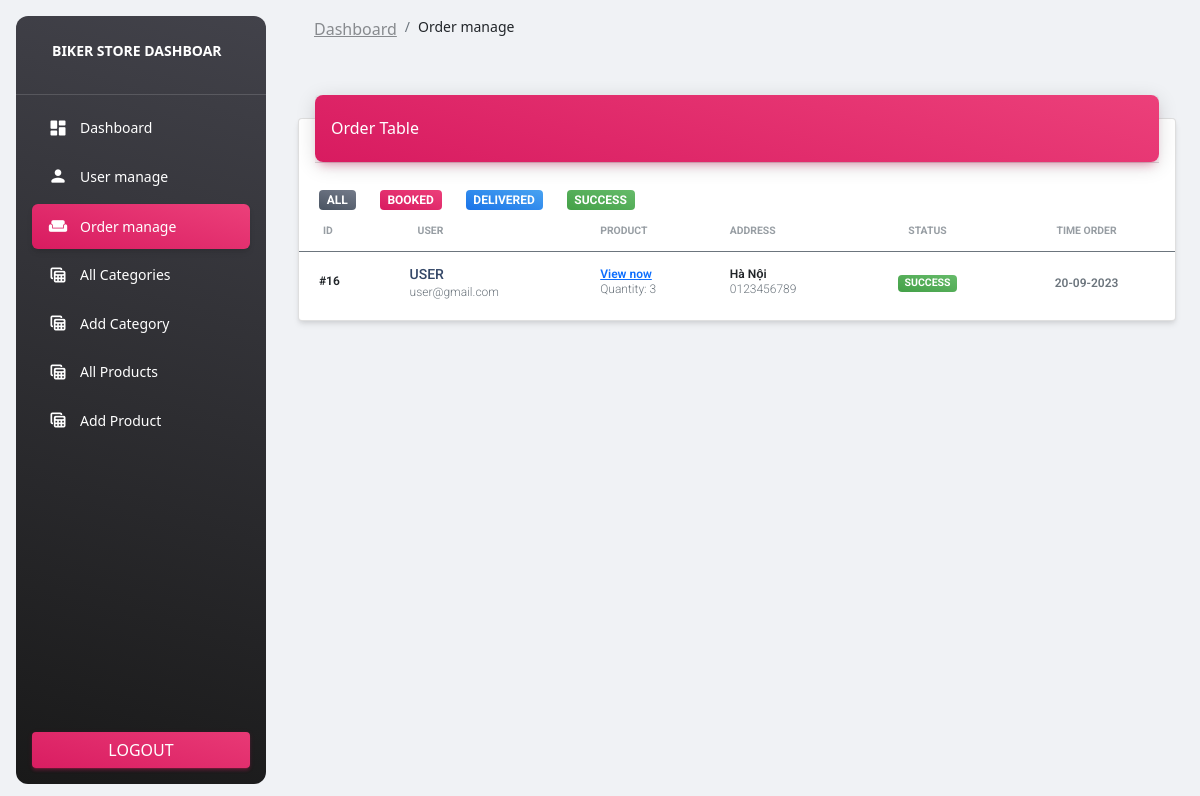
Page /admin/order.php (signed in) on the committed database.
### tables this page shows
CREATE TABLE `orders` (
  `id` bigint(20) NOT NULL,
  `user_id` int(11) NOT NULL,
  `status` int(11) NOT NULL DEFAULT 2,
  `created_at` timestamp NOT NULL DEFAULT current_timestamp()
);

CREATE TABLE `users` (
  `id` int(11) NOT NULL,
  `name` varchar(191) NOT NULL,
  `email` varchar(191) NOT NULL,
  `phone` varchar(15) NOT NULL,
  `address` varchar(191) DEFAULT NULL,
  `password` varchar(191) NOT NULL,
  `role_as` tinyint(4) NOT NULL DEFAULT 0,
  `code` varchar(191) DEFAULT NULL,
  `creat_at` timestamp NOT NULL DEFAULT current_timestamp()
);

### functions/myfunctions.php (called while the page is built, shortened)
<?php
include("../config/dbcon.php");
function getAllOrder($type = -1)
{
    global $conn;
    $getStatus = "1,2,3,4";
    $query =    "SELECT `orders`.*,COUNT(`order_detail`.`id`) as`quantity`,
                `users`.`name`,`users`.`email`,`users`.`phone`,`users`.`address` FROM`orders`
                JOIN `users` ON `orders`.`user_id` = `users`.`id`
                LEFT JOIN `order_detail` ON `order_detail`.`order_id` = `orders`.`id`
                WHERE`orders`.`status` IN($getStatus)
                GROUP BY `orders`.`id`
                ORDER BY `orders`.`id` DESC";
    return $query_run = mysqli_query($conn, $query);
}

### admin/order.php (the view, shortened to what this page needs)
<?php
include("../admin/includes/header.php");
$type = -1;
$orders = getAllOrder($type);
?>
<body>
    <div class="container-fluid">
        <div class="row">
            <div class="col-12">
                <div class="card my-4">
                    <div class="card-header p-0 position-relative mt-n4 mx-3 z-index-2">
                        <div class="bg-gradient-primary shadow-primary border-radius-lg pt-4 pb-3">
                            <h6 class="text-white text-capitalize ps-3">Order table</h6>
                        </div>
                    </div>
                    <div class="card-body px-0 pb-2">
                        <div class="table-responsive p-0">
                            <a href='./order.php' style="margin-left: 20px"><span class="badge badge-sm bg-gradient-secondary">All</span></a>
                            <a href='./order.php?type=2' style="margin-left: 20px"><span class="badge badge-sm bg-gradient-primary">Booked</span></a>
                            <a href='./order.php?type=3' style="margin-left: 20px"><span class='badge badge-sm bg-gradient-info'>Delivered</span></a>
                            <a href='./order.php?type=4' style="margin-left: 20px"><span class="badge badge-sm bg-gradient-success">Success</span></a>
                            <table class="table align-items-center mb-0">
                                <thead>
                                    <tr>
                                        <th class="text-uppercase text-secondary text-xxs font-weight-bolder opacity-7">ID</th>
                                        <th class="text-uppercase text-secondary text-xxs font-weight-bolder opacity-7">User</th>
                                        <th class="text-uppercase text-secondary text-xxs font-weight-bolder opacity-7 ps-2">Product</th>
                                        <th class="text-uppercase text-secondary text-xxs font-weight-bolder opacity-7 ps-2">Address</th>
                                        <th class="text-center text-uppercase text-secondary text-xxs font-weight-bolder opacity-7">Status</th>
                                        <th class="text-center text-uppercase text-secondary text-xxs font-weight-bolder opacity-7">Time order</th>
                                    </tr>
                                </thead>
                                <tbody>
                                <?php
                                foreach($orders as $order)
                                {
                                ?>
                                    <tr>
                                        <td>
                                            <p class="text-xs font-weight-bold mb-0">&nbsp &nbsp #<?= $order['id'] ?></p>
                                        </td>
                                        <td>
                                            <div class="d-flex px-2 py-1">
                                                <div class="d-flex flex-column justify-content-center">
                                                    <h6 class="mb-0 text-sm"><?= $order['name'] ?></h6>
                                                    <p class="text-xs text-secondary mb-0"><?= $order['email'] ?></p>
                                                </div>
                                            </div>
                                        </td>
                                        <td>
                                            <p class="text-xs font-weight-bold mb-0">
                                                <a href="./order-detail.php?id_order=<?= $order['id'] ?>">View now</a>
                                            </p>
                                            <p class="text-xs text-secondary mb-0">Quantity: <?= $order['quantity'] ?></p>
                                        </td>
                                        <td>
                                            <p class="text-xs font-weight-bold mb-0"><?= $order['address'] ?></p>
                                            <p class="text-xs text-secondary mb-0"><?= $order['phone'] ?></p>
                                        </td>
                                        <td class="align-middle text-center text-sm">
                                            <?php
                                                if ($order['status'] == 2){
                                                    echo '<span class="badge badge-sm bg-gradient-primary">Booked</span>';
                                                }else if ($order['status'] == 3){
                                                    echo '<span class="badge badge-sm bg-gradient-info">Delivering</span>';
                                                }else if ($order['status'] == 4){
                                                    echo '<span class="badge badge-sm bg-gradient-success">Success</span>';
                                                }
                                            ?>
                                        </td>
                                        <td class="align-middle text-center">
                                            <span class="text-secondary text-xs font-weight-bold">
                                                <?= date('d-m-Y', strtotime($order['created_at'])); ?>
                                            </span>
                                        </td>
                                    </tr>
                                <?php
                                }
                                ?>
                                </tbody>
                            </table>
                        </div>
                    </div>
                </div>
            </div>
        </div>
    </div>
</body>

### rows in the picture
orders: id "16", user.name "USER", user.email "user@gmail.com", quantity "3", user.address "Hà Nội", user.phone "0123456789", status "SUCCESS", created_at "20-09-2023"
